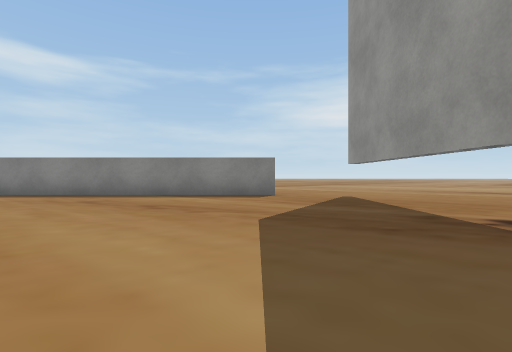
[1] (above)

23 first-person views from a walk through a Unity game level. The camera is 0.51 m above the floor, looks level and sees 85° across. The floor is counted in squares, 1 m on a side. Each view is taken from the middle of a square. On the plan, view 1 faces up. The plan holds only what a view shows up to about 9 squares ahead; the rest is blank. The place goes on beyond the plan. The player is left out. Some surface patterns are stand-ins.

[2]
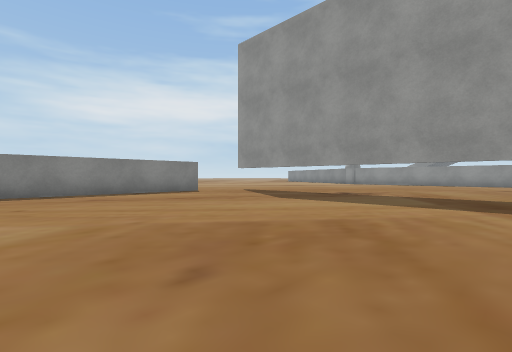

[3]
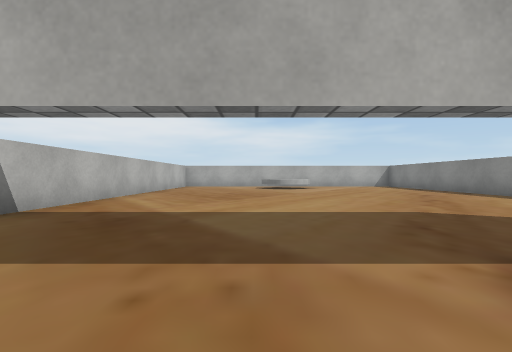

[4]
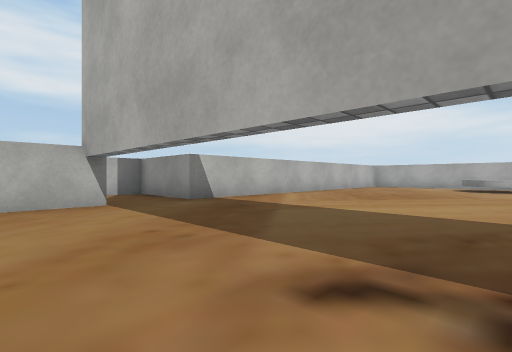

[5]
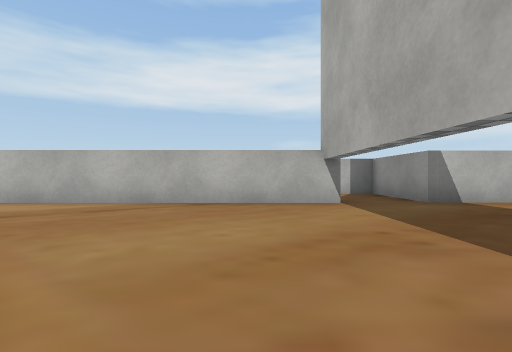

[6]
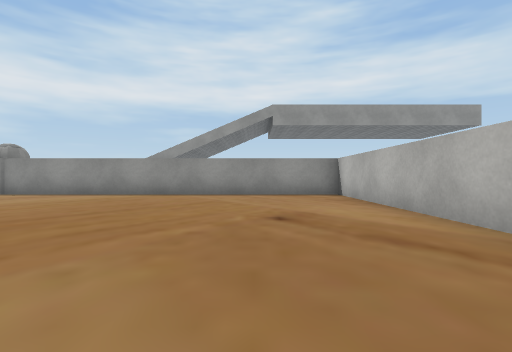

[7]
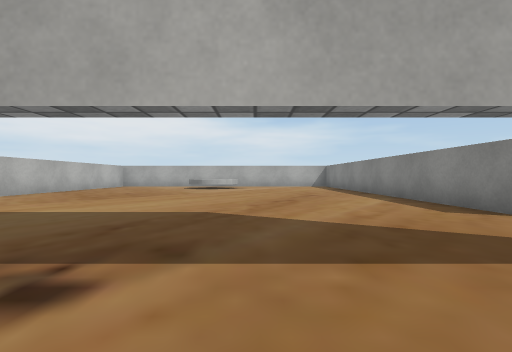

[8]
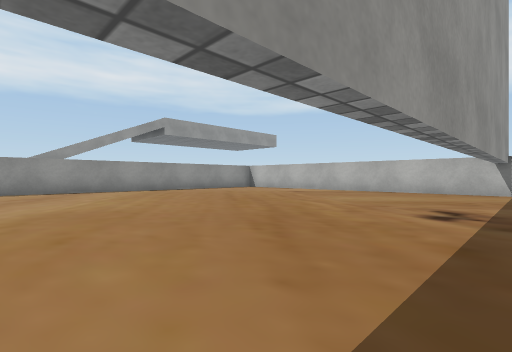

[9]
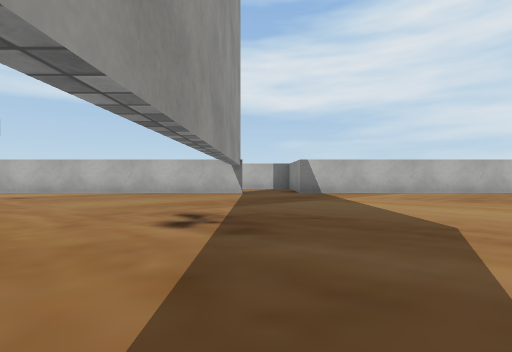

[10]
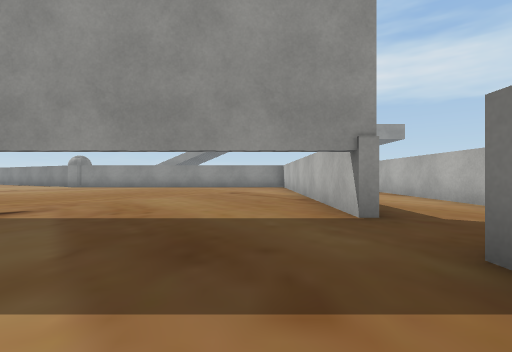

[11]
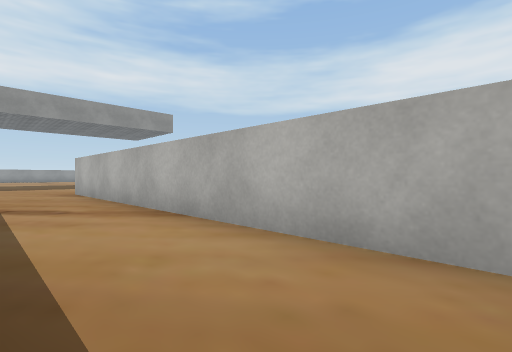

[12]
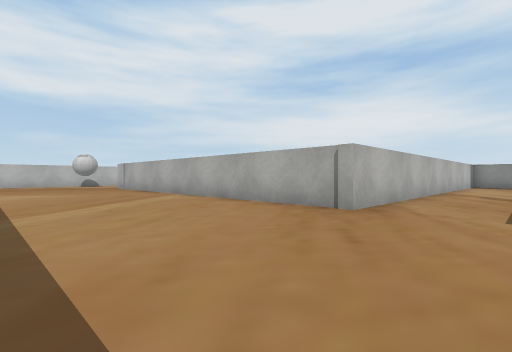

[13]
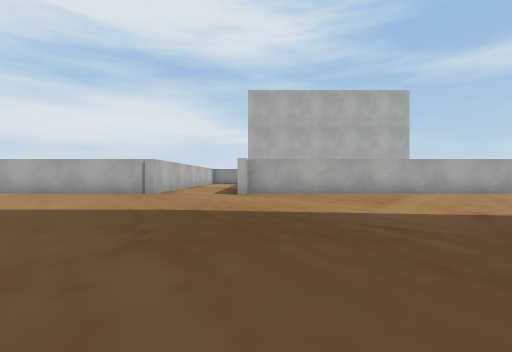

[14]
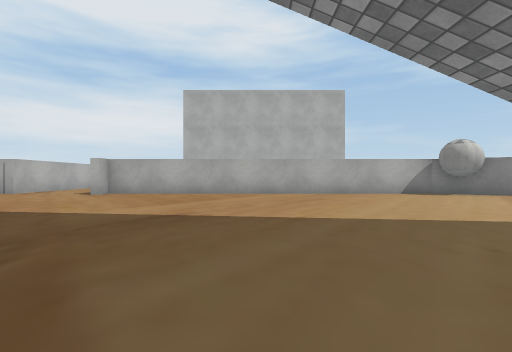

[15]
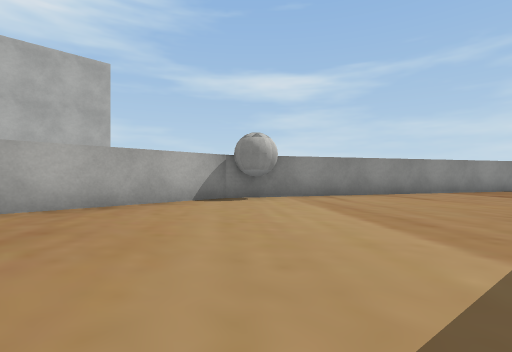

[16]
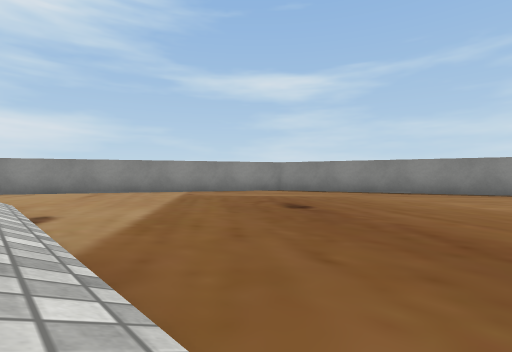

[17]
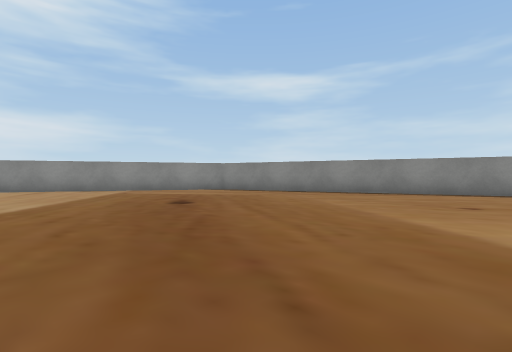

[18]
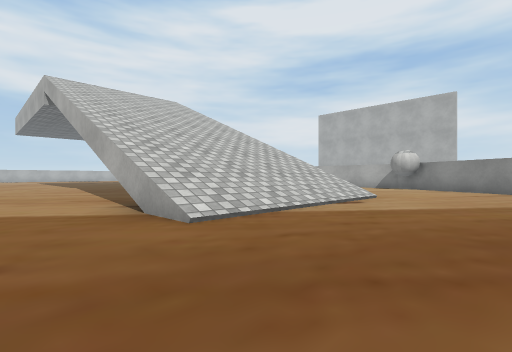

[19]
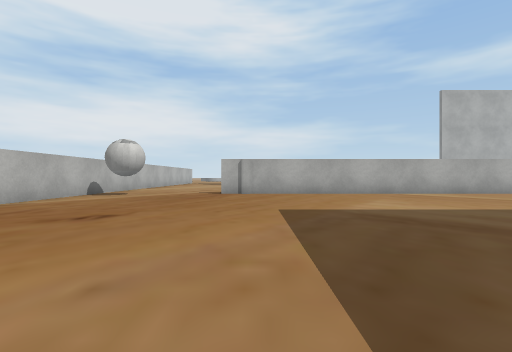

[20]
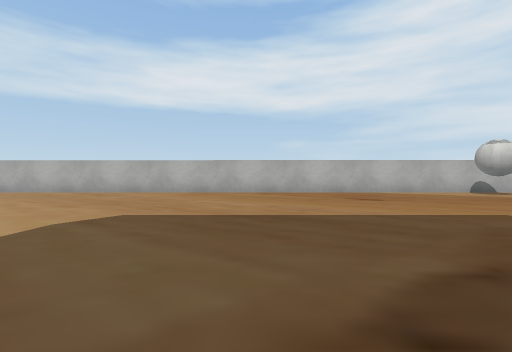

[21]
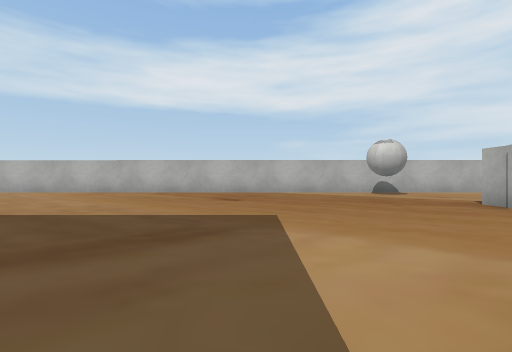

[22]
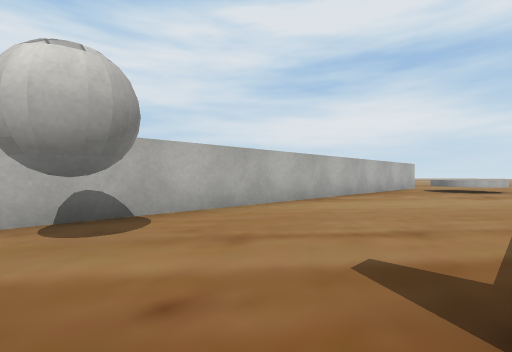

[23]
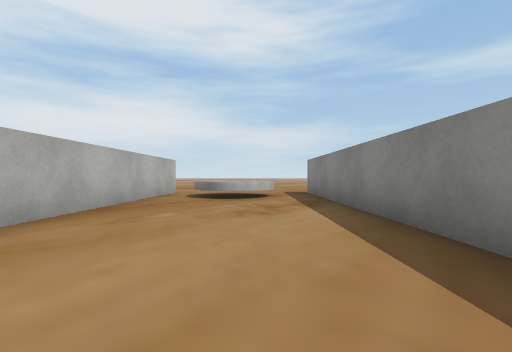

### Floor plan
Key: @ floor where view 1 was taken; # wall or solid block; x gap in a wall; . floor; / step, stairs or slope; T thing the floor can be seen under or through; B ball; I disc.
Columns run from 5 left of view 1 to 25 right of it. Each row starts with its distance up from view 1.
 19                              ##
 18                            ###.
 17                         ### ...
 16                          ......
 15                      #.........
 14                     ##.........
 13                     #..........
 12                    ##..........
 11                    #...........
 10                   ##...........
  9       .......     #............
  8 ######.......    #B..../////..
  7 ........T........#...../////..
  6 ........T........#...../////..
  5 ........T........#..... .../..
  4 ........T........#......  ....
  3 ........T........#....... ....
  2 ........T........#............
  1 ........T........#....... ...
  0 .....@..T........#......   ..
 -1 ........T........#.......
 -2 #######.T#########........
 -3       #..................
 -4       #.................
 -5       ############.....
 -6                  #....
 -7                  #....
 -8                  #....
 -9                  #....
-10                  #....  .
-11                  #........
-12                  #.........
-13                  #..........
-14       #######    #...........
-15      .........................
-16      . I.......................
-17      . II........BB............
-18      .x...........B............
-19       #########################

Positions as (right, up) in squares from view 1, and headings:
1: (0, 0), facing up
2: (-5, -1), facing up-right
3: (4, 1), facing left
4: (4, 3), facing down-left
5: (4, 3), facing down
6: (4, 0), facing right
7: (4, 4), facing left
8: (2, 7), facing down-right
9: (2, 6), facing down
10: (-1, -1), facing right
11: (3, -3), facing down-right
12: (16, -3), facing down-left
13: (20, -2), facing left
14: (20, 2), facing left
15: (17, 3), facing up-left
16: (23, 8), facing up-left
17: (25, 9), facing up-left
18: (24, 11), facing down-left
19: (20, -14), facing left
20: (19, -10), facing down
21: (16, -10), facing down
22: (13, -15), facing down-left
23: (9, -16), facing left
